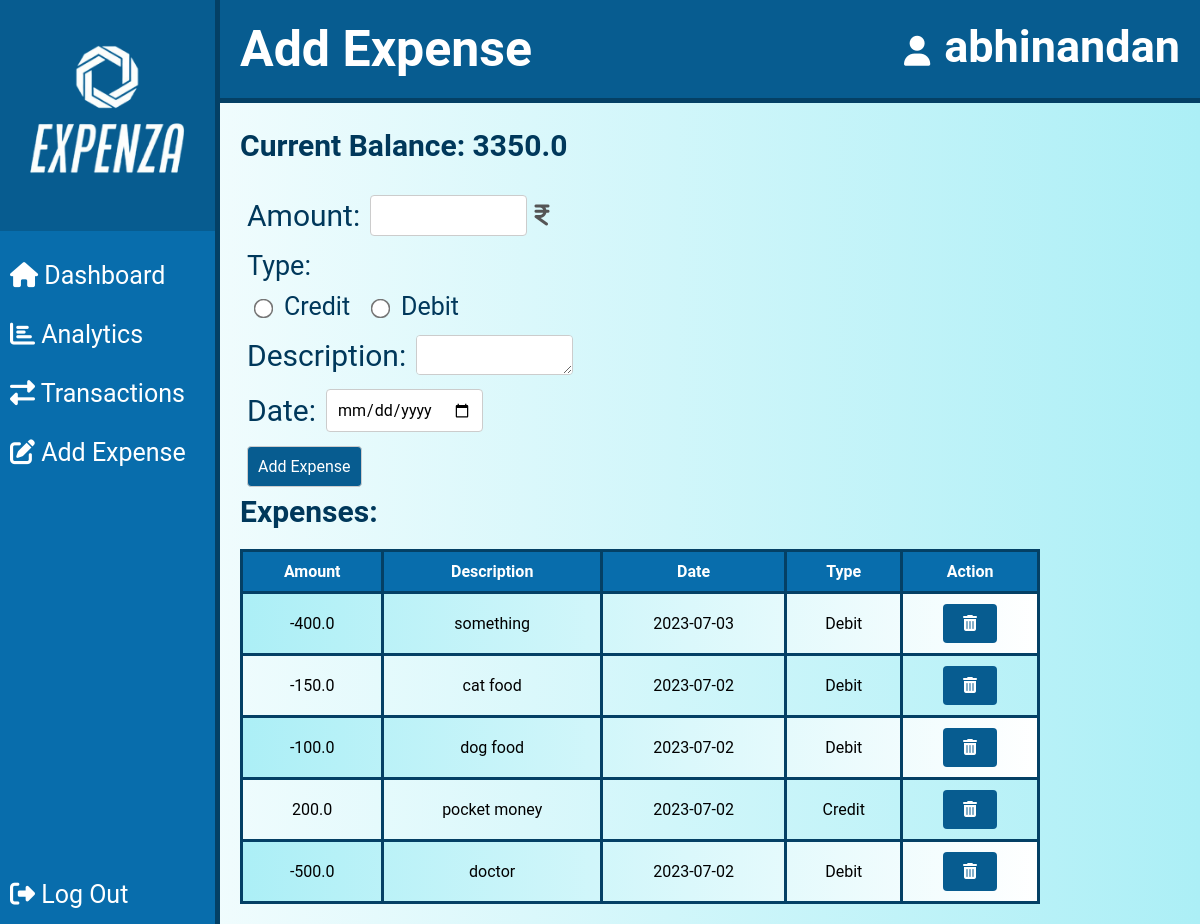
The page /add_expense (signed in) on the database its author committed.
### website/models.py (models this page shows)
class User(UserMixin, db.Model):
    id = db.Column(db.Integer, primary_key=True)
    username = db.Column(db.String(100), nullable=False)
    email = db.Column(db.String(100), unique=True, nullable=False)
    password = db.Column(db.String(100), nullable=False)
    expenses = db.relationship('Expense', backref='user', lazy=True)
    bank_balance = db.Column(db.Float, nullable=False, default=0.0)
    goal = db.Column(db.Float)

class Expense(db.Model):
    id = db.Column(db.Integer, primary_key=True)
    amount = db.Column(db.Float, nullable=False)
    description = db.Column(db.String(200), nullable=False)
    date = db.Column(db.Date, nullable=False)
    amount_type = db.Column(db.String(10), nullable=False)
    user_id = db.Column(db.Integer, db.ForeignKey('user.id'), nullable=False)

### website/views.py (the view)
@views.route('/add_expense', methods=['GET','POST'])
@login_required
def add_expense():
    expenses = Expense.query.filter_by(user_id=current_user.id).order_by(Expense.date.desc()).all()
    expenses = expenses[:5]
    total_balance = current_balance(current_user)
    return render_template('add_expense.html',expenses=expenses,total_balance=total_balance,current_user=current_user)

### website/__init__.py (called while the page is built)
def create_app():
    app = Flask(__name__)
    app.config['SECRET_KEY']='TECHWIZ MAVRICK'
    app.config['SQLALCHEMY_DATABASE_URI']=f'sqlite:///{DB_NAME}'
    db.init_app(app)
    from .views import views
    from .auth import auth
    app.register_blueprint(views,url_prefix='/')
    app.register_blueprint(auth,url_prefix='/')
    from .models import User,Expense
    with app.app_context():
        db.create_all()
    login_manager = LoginManager()
    login_manager.login_view = 'auth.login'
    login_manager.init_app(app)
    @login_manager.user_loader
    def load_user(id):
        return User.query.get(int(id))
    return app

### website/views.py (called while the page is built)
def current_balance(user):
    expenses = Expense.query.filter_by(user_id=user.id).order_by(Expense.date).all()
    current_balance = user.bank_balance
    for expense in expenses:
        if expense.amount_type == 'debit':
            current_balance -= expense.amount
        elif expense.amount_type == 'credit':
            current_balance += expense.amount
    return current_balance

### website/templates/add_expense.html (shortened to what this page needs)
<!DOCTYPE html>
<html>
<head>
  <link rel="stylesheet" href="https://cdnjs.cloudflare.com/ajax/libs/font-awesome/5.15.3/css/all.min.css">
  <link rel="stylesheet" type="text/css" href="{{ url_for('static', filename='style.css') }}">
</head>
<body>
  <div class="navbar">
    <h1 class="navbar-title">Add Expense</h1>
    {% include 'side_navbar.html' %}
  </div>
  <div class="container">
    <div class="balance">
      <h3>Current Balance: {{ total_balance }}</h3>
    </div>
    <form action="{{url_for('views.adding_expense')}}" method="POST">
      <div class="input-group">
        <label for="amount" class="input-group-text">Amount:</label>
        <input type="number" id="amount" name="amount" required>
        <span class="input-icon"><i class="fa-solid fa-indian-rupee-sign"></i></span>
      </div>
      <div class="input-group">
        <div class="type-selection">
          <div class="type-text">Type:</div>
          <div class="radio-selection">
            <label>
              <input type="radio" name="amount_type" value="credit" required>
              <span class="selection-text">Credit</span>
            </label>
            <label>
              <input type="radio" name="amount_type" value="debit" required>
              <span class="selection-text">Debit</span>
            </label>
          </div>
        </div>
      </div>
      <div class="input-group">
        <label for="description" class="input-group-text">Description:</label>
        <textarea id="description" name="description" required></textarea>
      </div>
      <div class="input-group">
        <label for="date" class="input-group-text">Date:</label>
        <input type="date" id="date" name="date" required>
      </div>
      <div class="input-group">
        <input type="submit" class="btn" value="Add Expense">
      </div>
    </form>
    <h2>Expenses:</h2>
    <table>
      <tr>
        <th>Amount</th>
        <th>Description</th>
        <th>Date</th>
        <th>Type</th>
        <th>Action</th>
      </tr>
      {% if expenses %}
        {% for expense in expenses %}
          <tr>
            <td>
              {% if expense.amount_type == "debit" %}
                <span class="debit">-{{ expense.amount }}</span>
              {% else %}
                <span class="credit">{{ expense.amount }}</span>
              {% endif %}
            </td>
            <td>{{ expense.description }}</td>
            <td>{{ expense.date }}</td>
            <td>
              {% if expense.amount_type == "credit" %}
                <span class="credit">Credit</span>
              {% else %}
                <span class="debit">Debit</span>
              {% endif %}
            </td>
            <td>
              <form action="{{ url_for('views.delete_expense', expense_id=expense.id) }}" method="POST" onsubmit="return confirm('Are you sure you want to delete this expense?');">
                <button type="submit" class="btn delete-button">
                  <i class="fas fa-trash-alt"></i>
                </button>
              </form>
            </td>
          </tr>
        {% endfor %}
      {% endif %}
    </table>
  </div>
</body>
</html>

### website/templates/side_navbar.html (shortened to what this page needs)
<!DOCTYPE html>
<html>
<head>
  <link rel="stylesheet" type="text/css" href="{{url_for('static', filename='sidenavbar_style.css') }}">
  <link rel="stylesheet" href="https://cdnjs.cloudflare.com/ajax/libs/font-awesome/5.15.3/css/all.min.css" />
</head>
<body>
  <div class="sidenav">
    <div class="logo-container">
      <img src="{{ url_for('static', filename='logo/logo.png') }}" alt="Logo" class="logo-image">
    </div>
    <a href="{{url_for('views.dashboard')}}"><i class="fas fa-home"></i> Dashboard</a>
    <a href="{{url_for('views.analytics')}}"><i class="fas fa-chart-bar"></i> Analytics</a>
    <a href="{{url_for('views.transaction')}}"><i class="fas fa-exchange-alt"></i> Transactions</a>
    <a href="{{url_for('views.add_expense')}}"><i class="fas fa-edit"></i> Add Expense</a>
    <a href="{{url_for('auth.logout')}}"><i class="fas fa-sign-out-alt"></i> Log Out</a>
  </div>
  <div class="top-right">
    <div class="user-profile">
      <i class="fas fa-user user-icon"></i>
      <span class="user-name">{{ current_user.username }}</span>
    </div>
  </div>
</body>
</html>

### website/static/style.css (style rules this page uses)
body { font-family: 'Roboto', sans-serif; background-color: #28dfff95; }
.container { max-width: 800px; margin-left: 240px; padding: 0px; }
.navbar { display: flex; justify-content: space-between; align-items: center; margin-bottom: 20px; background-color: #075c90; border-bottom: 5px solid #044065; }
.navbar-title { color: #fff; margin-left:240px; margin-top:20px; }
h1 { font-size: 50px; margin-bottom: 20px; color:#00385b; }
h2 { font-size:30px; margin-bottom:20px; color:#00385b; }
table { width: 100%; border-collapse: collapse; margin-bottom: 20px; }
th, td { padding: 10px; border: 3px solid #044065; text-align: center; }
tr:nth-child(even) { background:linear-gradient(to left,rgb(255, 255, 255),rgb(172, 239, 246)); }
th { background-color: #086dac; color: rgb(255, 255, 255); }
.balance { margin-bottom: 20px; }
.balance h3 { font-size: 30px; padding: 5px 0px; color:#00385b; }
.delete-button { border: none; background: none; cursor: pointer; color: rgb(255, 154, 154); }
.input-group { display: flex; align-items: center; margin-bottom: 0px; padding:7px; }
.input-group input { max-width: 20%; padding: 10px; border: 1px solid #ccc; border-radius: 4px; font-size: 16px; }
.input-group-text { font-size: 30px; margin-right: 10px; color:#00385b; font-style: bold; }
.input-icon { margin-left: 10px; transform: scale(1.5); }
.input-icon i { color: #555; }
.input-group textarea { max-width: 20%; height:40px; padding: 10px; border: 1px solid #ccc; border-radius: 4px; font-size: 16px; color:#00385b; font-style: bold; }
.type-selection label { align-items: center; margin-right: 10px; padding:0px; color:#00385b; font-style: bold; }
.type-selection input[type="radio"] { transform: scale(1.5); margin-right: 10px; margin-left:10px; }
.type-text { font-size: 27px; margin-bottom: 10px; color:#00385b; font-style: bold; }
.btn { padding: 10px 20px; background-color: #075c90; color: #fff; border: none; border-radius: 4px; font-size: 16px; cursor: pointer; }
#description { vertical-align: top; }
.selection-text { font-size: 25px; }

### website/static/sidenavbar_style.css (style rules this page uses)
* { margin: 0; padding: 0; font-family: 'Roboto', sans-serif; box-sizing: border-box; }
body { background:linear-gradient(to right ,rgb(255, 255, 255),rgb(172, 239, 246)); }
.sidenav { height: 100%; width: 220px; position: fixed; z-index: 1; top: 0; left: 0; background-color: #086dac; overflow-x: hidden; padding-top: 0px; color: #fff; display: flex; flex-direction: column; border-right:5px solid #044065; }
.sidenav a { padding: 15px 10px; text-decoration: none; font-size: 25px; color: #fff; display: block; transition: background-color 0.3s; }
.sidenav a:last-child { margin-top: auto; }
.logo-container { display: flex; align-items: center; flex-direction: column; justify-content: center; margin-bottom: 15px; background-color:#075c90; height:25%; }
.logo-image { max-width: 100%; max-height: 100%; width:auto; height: auto; }
.top-right { position: absolute; padding-bottom: 5px; right: 10px; margin-right: 10px; }
.user-name { font-size: 45px; font-weight: bold; color: white; }
.user-icon { font-size: 30px; margin-right: 10px; color: white; }

### rows shown on the page
User: username "abhinandan"
Expense: amount "400.0", description "something", date "2023-07-03", amount_type "Debit"
Expense: amount "150.0", description "cat food", date "2023-07-02", amount_type "Debit"
Expense: amount "100.0", description "dog food", date "2023-07-02", amount_type "Debit"
Expense: amount "200.0", description "pocket money", date "2023-07-02", amount_type "Credit"
Expense: amount "500.0", description "doctor", date "2023-07-02", amount_type "Debit"

### other values the page prints
{{ total_balance }} "3350.0"
